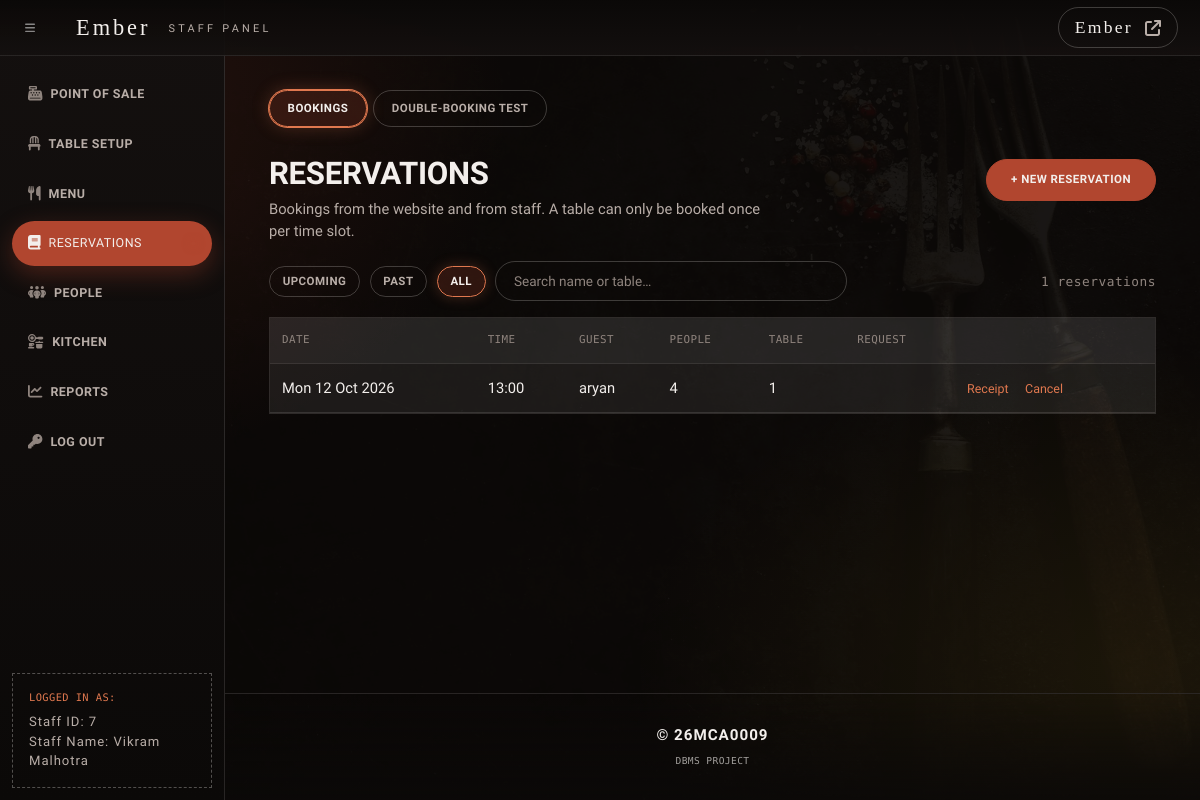
Page /adminSide/panel/reservation-panel.php?show=all (signed in) on the committed database.
### tables this page shows
CREATE TABLE `Reservations` (
  `reservation_id` int(11) NOT NULL AUTO_INCREMENT,
  `customer_name` varchar(255) DEFAULT NULL,
  `table_id` int(11) DEFAULT NULL,
  `reservation_time` time DEFAULT NULL,
  `reservation_date` date DEFAULT NULL,
  `head_count` int(11) DEFAULT NULL,
  `special_request` varchar(255) DEFAULT NULL,
  PRIMARY KEY (`reservation_id`),
  KEY `table_id` (`table_id`),
  CONSTRAINT `reservations_ibfk_1` FOREIGN KEY (`table_id`) REFERENCES `Restaurant_Tables` (`table_id`)
);

### adminSide/panel/reservation-panel.php (the view, shortened to what this page needs)
<?php
include '../includes/dashHeader.php';
require_once '../config.php';
$show = $_GET['show'] ?? 'upcoming';
$where = "reservation_date >= CURDATE()";
$order = "reservation_date, reservation_time";
if ($show == 'past') {
    $where = "reservation_date < CURDATE()";
    $order = "reservation_date DESC, reservation_time DESC";
} elseif ($show == 'all') {
    $where = "1 = 1";
    $order = "reservation_date DESC, reservation_time DESC";
} else {
    $show = 'upcoming';
}
$reservations = mysqli_fetch_all(mysqli_query($link, "SELECT * FROM Reservations WHERE $where ORDER BY $order"), MYSQLI_ASSOC);
?>
<div class="wrapper">
    <div class="container-fluid">
        <div class="pg-head">
            <div>
                <h2>Reservations</h2>
                <p class="pg-sub">Bookings from the website and from staff. A table can only be booked once per time slot.</p>
            </div>
            <button type="button" class="btn btn-dark" data-open="#add-booking">+ New reservation</button>
        </div>
        <div class="pg-tools">
            <a class="pg-chip<?= $show == 'upcoming' ? ' is-on' : '' ?>" href="?show=upcoming">Upcoming</a>
            <a class="pg-chip<?= $show == 'past' ? ' is-on' : '' ?>" href="?show=past">Past</a>
            <a class="pg-chip<?= $show == 'all' ? ' is-on' : '' ?>" href="?show=all">All</a>
            <input type="search" class="form-control pg-search" placeholder="Search name or table…" data-filter="#bookings-list">
            <span class="pg-count" data-count><?= count($reservations) ?> reservations</span>
        </div>
        <div class="table-scroll"><table class="table" id="bookings-list">
            <thead><tr><th>Date</th><th>Time</th><th>Guest</th><th>People</th><th>Table</th><th>Request</th><th></th></tr></thead>
            <tbody>
<?php foreach ($reservations as $r) { ?>
                <tr>
                    <td><?= date('D j M Y', strtotime($r['reservation_date'])) ?></td>
                    <td><?= substr($r['reservation_time'], 0, 5) ?></td>
                    <td><?= htmlspecialchars($r['customer_name']) ?></td>
                    <td><?= (int) $r['head_count'] ?></td>
                    <td><?= (int) $r['table_id'] ?></td>
                    <td><?= htmlspecialchars((string) $r['special_request']) ?></td>
                    <td class="pg-actions">
                        <a href="../reservationsCrud/reservationReceipt.php?reservation_id=<?= (int) $r['reservation_id'] ?>">Receipt</a>
                        <a href="../reservationsCrud/deleteReservationVerify.php?id=<?= (int) $r['reservation_id'] ?>">Cancel</a>
                    </td>
                </tr>
<?php } ?>
            </tbody>
        </table></div>
    </div>
</div>
<?php include '../includes/dashFooter.php'; ?>

### adminSide/css/ember-staff.css (style rules this page uses)
:root { --ink: #14100f; --void: #0b0908; --char: #2a1c17; --bone: #f3efec; --ember: #b1462f; --ember-lit: #e0784f; --sans: 'Hanken Grotesk', 'Helvetica Neue', Arial, sans-serif; --mono: 'DM Mono', ui-monospace, monospace; --logo: Copperplate, 'Copperplate Gothic Light', 'Cinzel', Georgia, serif; --brand-font: var(--sans); --brand-accent: var(--ember); --brand-accent-soft: rgba(177, 70, 47, 0.18); --ink-900: var(--void); --ink-800: var(--ink); --ink-700: rgba(243, 239, 236, 0.045); --ink-600: rgba(243, 239, 236, 0.08); --line: rgba(243, 239, 236, 0.12); --line-strong: rgba(243, 239, 236, 0.22); --text: var(--bone); --text-dim: #b9aea8; --text-faint: #8f847e; --radius: 0; --ease: cubic-bezier(0.16, 1, 0.3, 1); }
html, body, body.sb-nav-fixed { font-family: var(--sans); font-weight: 400; letter-spacing: 0; }
p, label, .small, small, td, li { letter-spacing: 0; }
h1, h2, h3, h4, h5, h6 { font-family: var(--sans); font-weight: 700; letter-spacing: -0.01em; text-transform: uppercase; }
.pg-head h2, .wrapper h2, .container-fluid > .row h2, h2.pull-left { font-size: clamp(1.8rem, 2.6vw, 2.6rem); line-height: 0.95; padding-bottom: 0; }
.wrapper h2::after, .container-fluid > .row h2::after, h2.pull-left::after { display: none; }
.pg-sub { font-size: 0.92rem; margin-top: 0.6rem; max-width: 60ch; }
.pg-label, .pg-fields label, .pg-count, label, .table thead th, .table-tile .tile-label, .legend-item, .sb-sidenav-dark .sb-sidenav-footer .small, .ember-footer .footer-project-tag { font-family: var(--mono); font-weight: 400; letter-spacing: 0.04em; }
a { transition: color 0.25s; }
.btn { border-radius: 999px; padding: 0.7rem 1.5rem; font-family: var(--sans); font-size: 0.72rem; font-weight: 600; letter-spacing: 0.04em; }
.btn-dark, .btn-primary, .btn-success { background: var(--ember); border: 1px solid var(--ember); color: var(--bone); }
.pg-chip { border-radius: 999px; padding: 0.5em 1.1em; font-weight: 600; letter-spacing: 0.04em; }
.pg-chip.is-on { background: rgba(177, 70, 47, 0.22); border-color: var(--ember-lit); box-shadow: 0 0 14px rgba(224, 120, 79, 0.25); }
.table-scroll, .oz-table-wrap { border: 1px solid var(--line); border-radius: var(--radius); background: rgba(243, 239, 236, 0.03); }
.table { margin-bottom: 0; }
.table thead th { font-size: 0.68rem; color: var(--text-faint); text-transform: uppercase; border-bottom: 1px solid var(--line) !important; }
.table td { font-size: 0.92rem; }
.table a { color: var(--ember-lit); }
.form-control, .form-select, main textarea, main input:not([type="submit"]):not([type="button"]):not([type="checkbox"]):not([type="radio"]), main select { border-radius: 0; font-weight: 400; background-color: transparent; border: 0; border-bottom: 1px solid var(--line-strong); padding-left: 0; padding-right: 0; color: var(--bone); font-family: var(--sans); }
main .pg-search, main input[type="search"] { border: 1px solid var(--line-strong) !important; border-radius: 999px !important; padding: 0.55rem 1.1rem !important; }

### adminSide/includes/panelTransition.php (style rules this page uses)
html, body, body.sb-nav-fixed, #layoutSidenav, #layoutSidenav_content, main { background-color: transparent; background-image: none; }
:root { --ember-vt: 1; }

### rows in the picture
reservations: reservation_date "Mon 12 Oct 2026", reservation_time "13:00", customer_name "aryan", head_count "4", table "1"

### other values in the picture
$group[0] "POINT OF SALE"
$group[0] "TABLE SETUP"
$group[0] "MENU"
$group[0] "RESERVATIONS"
$group[0] "PEOPLE"
$group[0] "KITCHEN"
$group[0] "REPORTS"
$_SESSION['logged_account_id'] "7"
$_SESSION['logged_staff_name'] "Vikram Malhotra"
$tab[0] "BOOKINGS"
$tab[0] "DOUBLE-BOOKING TEST"
count($reservations) "1"
